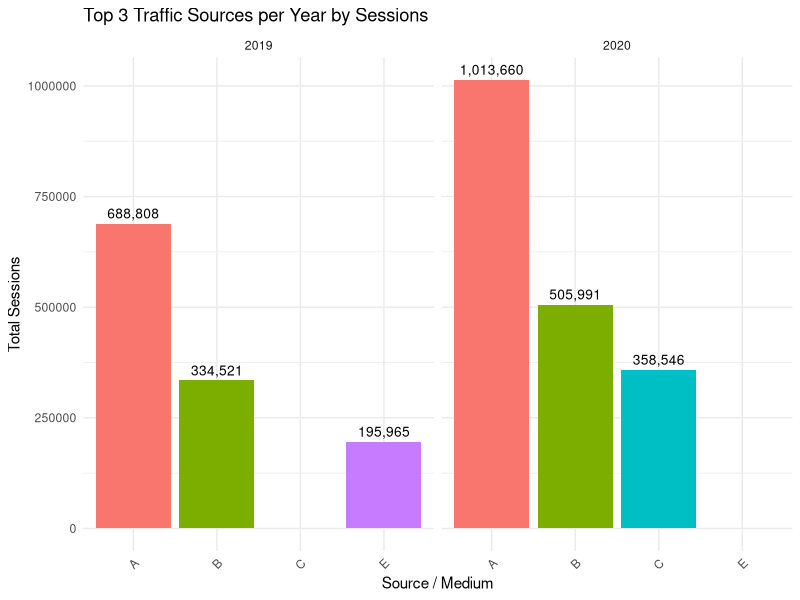
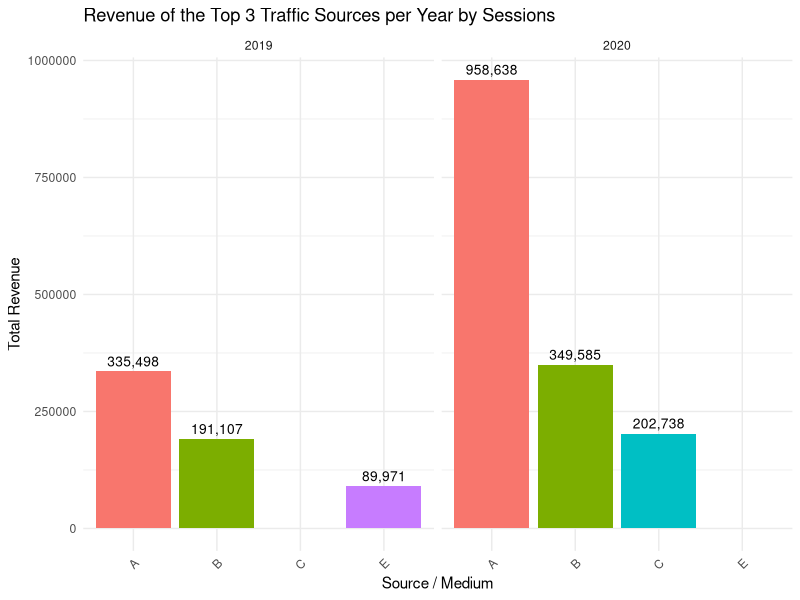
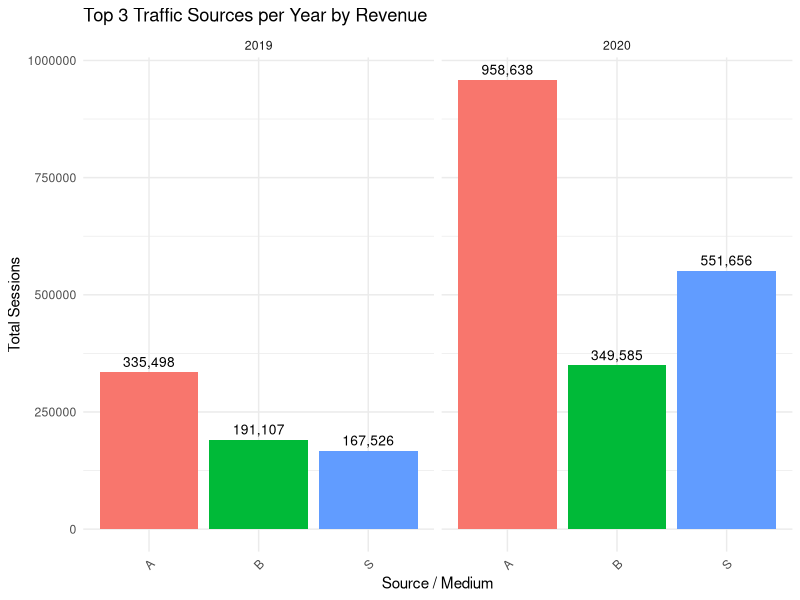
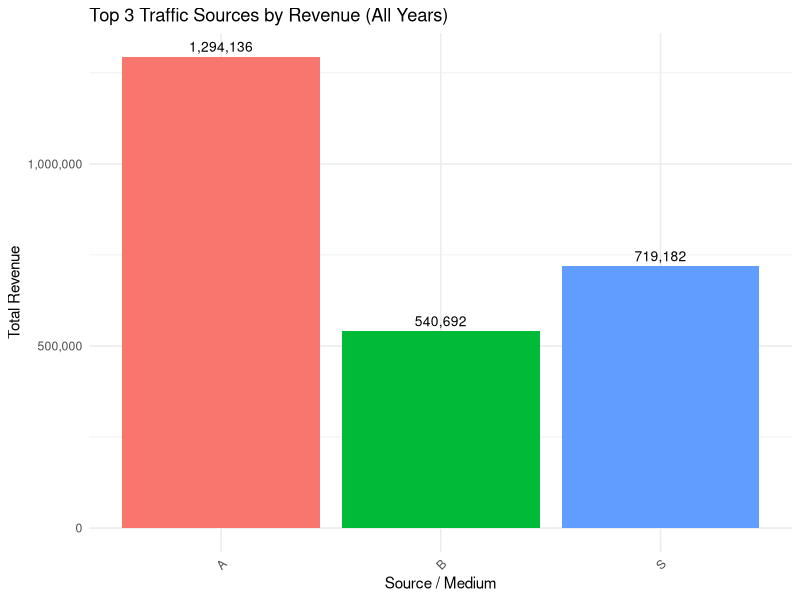
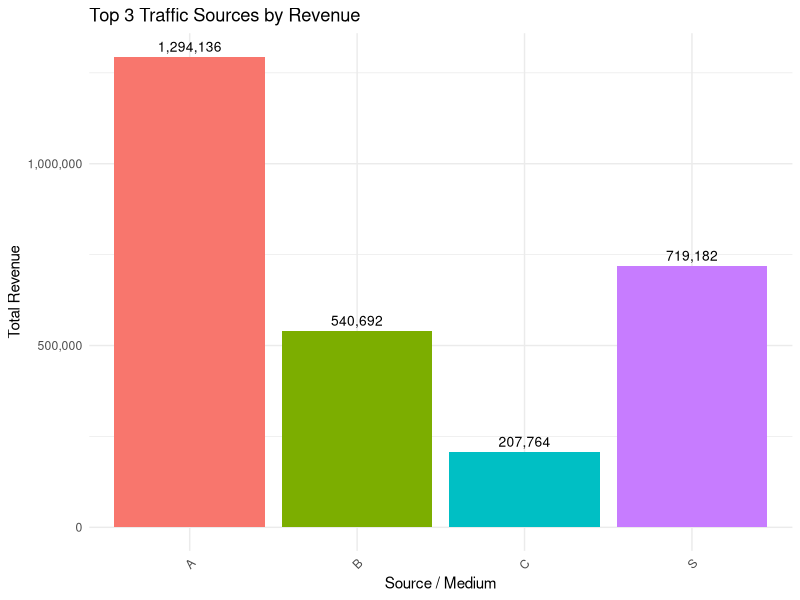
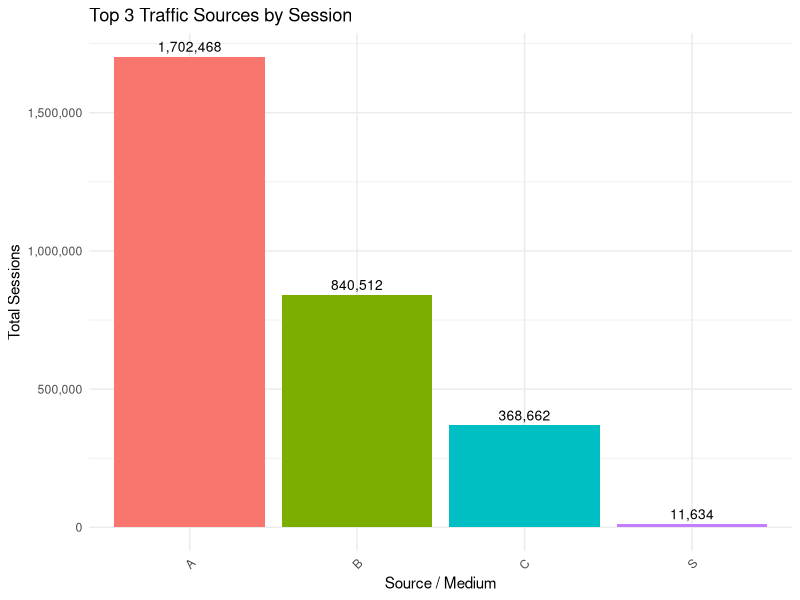

Write the R code that produced these figures, in order. (Note: this script raises an error after producing the figures.)
## ---- chunk 1
library(readr)
library(dplyr)
library(ggplot2)
library(tidyr)
library(skimr)

library(knitr) # For better table
library(lubridate) # Task 1B test
library(scales)
## ---- chunk 2
df <- read_csv("../data/Web Analytic_Dataset.csv")
# df <- read.csv("../data/Web Analytic_Dataset.csv") # doesn't clean data
df
## ---- chunk 3
cat("The dimension of dataset: number of columns", ncol(df), "number of rows: ", nrow((df)))
## ---- chunk 4
str(df) # Structure of dataset
## ---- chunk 5
sapply(df,class)
## ---- chunk 6
colSums(is.na(df))
## ---- chunk 7
any(duplicated(df))
## ---- chunk 8
df_clean_task_one <- df %>%
  mutate(
    Revenue = as.numeric(gsub(",", "", Revenue)),
    Sessions = as.numeric(gsub(",", "", Sessions)),
    `Conversion Rate (%)` = gsub("<", "", `Conversion Rate (%)`),         # Remove < symbol
    `Conversion Rate (%)` = as.numeric(gsub("%", "", `Conversion Rate (%)`)),
    `Bounce Rate` = as.numeric(gsub("%", "", `Bounce Rate`))
  )
## ---- chunk 9
str(df_clean_task_one)
## ---- chunk 10
top3_dual <- df_clean_task_one %>%
  group_by(Year, `Source / Medium`) %>%
  summarise(
    Total_Sessions = sum(Sessions, na.rm = TRUE),
    Total_Revenue = sum(Revenue, na.rm = TRUE),
    .groups = "drop"
  ) %>%
  group_by(Year) %>%
  slice_max(Total_Sessions, n = 3) %>%
  ungroup()
## ---- chunk 11
# Plot
top3_sessions <- top3_dual %>%
  select(Year, `Source / Medium`, Total_Sessions, Total_Revenue)

ggplot(top3_sessions, aes(x = `Source / Medium`, y = Total_Sessions, fill = `Source / Medium`)) +
  geom_col(show.legend = FALSE) +
  geom_text(aes(label = scales::comma(Total_Sessions)), 
            vjust = -0.5, size = 3.5) +
  facet_wrap(~ Year) +
  labs(
    title = "Top 3 Traffic Sources per Year by Sessions",
    x = "Source / Medium",
    y = "Total Sessions"
  ) +
  theme_minimal() +
  theme(axis.text.x = element_text(angle = 45, hjust = 1))

ggplot(top3_sessions, aes(x = `Source / Medium`, y = Total_Revenue, fill = `Source / Medium`)) +
  geom_col(show.legend = FALSE) +
  geom_text(aes(label = scales::comma(Total_Revenue)), # label hien data len
            vjust = -0.5, size = 3.5) +
  facet_wrap(~ Year) +
  labs(
    title = "Revenue of the Top 3 Traffic Sources per Year by Sessions",
    x = "Source / Medium",
    y = "Total Revenue"
  ) +
  theme_minimal() +
  theme(axis.text.x = element_text(angle = 45, hjust = 1))

## ---- chunk 12
top3_dual <- df_clean_task_one %>%
  group_by(Year, `Source / Medium`) %>%
  summarise(
    Total_Sessions = sum(Sessions, na.rm = TRUE),
    Total_Revenue = sum(Revenue, na.rm = TRUE),
    .groups = "drop"
  ) %>%
  group_by(Year) %>%
  slice_max(Total_Revenue, n = 3) %>%
  ungroup()

top3_revenue <- top3_dual %>%
  select(Year, `Source / Medium`, Total_Sessions, Total_Revenue)

ggplot(top3_revenue , aes(x = `Source / Medium`, y = Total_Revenue, fill = `Source / Medium`)) +
  geom_col(show.legend = FALSE) +
  facet_wrap(~ Year) +
  geom_text(aes(label = scales::comma(Total_Revenue)), 
            vjust = -0.5, size = 3.5) +
  labs(
    title = "Top 3 Traffic Sources per Year by Revenue",
    x = "Source / Medium",
    y = "Total Sessions"
  ) +
  theme_minimal() +
  theme(axis.text.x = element_text(angle = 45, hjust = 1))
## ---- chunk 13
top3_revenue_all_time <- df_clean_task_one %>%
  group_by(`Source / Medium`) %>%
  summarise(Total_Revenue = sum(Revenue, na.rm = TRUE), .groups = "drop") %>%
  slice_max(Total_Revenue, n = 3) %>%
  ungroup()

ggplot(top3_revenue_all_time, aes(x = `Source / Medium`, y = Total_Revenue, fill = `Source / Medium`)) +
  geom_col(show.legend = FALSE) +
  geom_text(aes(label = scales::comma(Total_Revenue)), vjust = -0.5, size = 3.5) +
  scale_y_continuous(labels = comma) +
  labs(
    title = "Top 3 Traffic Sources by Revenue (All Years)",
    x = "Source / Medium",
    y = "Total Revenue"
  ) +
  theme_minimal() +
  theme(axis.text.x = element_text(angle = 45, hjust = 1))
## ---- chunk 14

# Step 1: Summarise the data
summary_table <- df_clean_task_one %>%
  group_by(`Source / Medium`) %>%
  summarise(
    Total_Sessions = sum(Sessions, na.rm = TRUE),
    Total_Revenue = sum(Revenue, na.rm = TRUE),
    .groups = "drop"
  )

# Step 2: Get top 3 by revenue
top3_revenue <- summary_table %>%
  slice_max(Total_Revenue, n = 3) %>%
  mutate(Type = "Top Revenue")

# Step 3: Get top 3 by sessions
top3_sessions <- summary_table %>%
  slice_max(Total_Sessions, n = 3) %>%
  mutate(Type = "Top Sessions")

# Step 4: Combine both tables
top3_combined <- bind_rows(top3_revenue, top3_sessions)

# Optional: Remove duplicates (if a source appears in both)
top3_combined_unique <- top3_combined %>%
  distinct(`Source / Medium`, .keep_all = TRUE)


top3_dual <- df_clean_task_one %>%
  group_by(`Source / Medium`) %>%
  summarise(
    Total_Sessions = sum(Sessions, na.rm = TRUE),
    Total_Revenue = sum(Revenue, na.rm = TRUE),
    .groups = "drop"
  ) %>%
  slice_max(Total_Revenue, n = 3) %>%
  ungroup()

top3_revenue <- top3_combined_unique %>%
  select(`Source / Medium`, Total_Sessions, Total_Revenue)

ggplot(top3_revenue , aes(x = `Source / Medium`, y = Total_Revenue, fill = `Source / Medium`)) +
  geom_col(show.legend = FALSE) +
  scale_y_continuous(labels = comma) +
  geom_text(aes(label = scales::comma(Total_Revenue)), 
            vjust = -0.5, size = 3.5) +
  labs(
    title = "Top 3 Traffic Sources by Revenue",
    x = "Source / Medium",
    y = "Total Revenue"
  ) +
  theme_minimal() +
  theme(axis.text.x = element_text(angle = 45, hjust = 1))

ggplot(top3_revenue , aes(x = `Source / Medium`, y = Total_Sessions, fill = `Source / Medium`)) +
  geom_col(show.legend = FALSE) +
  scale_y_continuous(labels = comma) +
  geom_text(aes(label = scales::comma(Total_Sessions)), 
            vjust = -0.5, size = 3.5) +
  labs(
    title = "Top 3 Traffic Sources by Session",
    x = "Source / Medium",
    y = "Total Sessions"
  ) +
  theme_minimal() +
  theme(axis.text.x = element_text(angle = 45, hjust = 1))
## ---- chunk 15
conversion_by_device <- df_clean_task_one %>%
  group_by(Year, `Month of the year`, `Source / Medium`) %>%
  summarise(
    Conversion = `Conversion Rate (%)`,
    Total_Sessions = sum(Sessions, na.rm = TRUE),
    Total_Revenue = sum(Revenue, na.rm = TRUE),
    .groups = "drop"
  )
## ---- chunk 16
device_summary <- df_clean_task_one %>%
  group_by(`Source / Medium`) %>%
  summarise(`Total Users` = sum(Users, na.rm=TRUE),
            `Total New Users` = sum(`New Users`, na.rm=TRUE))

print(device_summary)

# knitr::kable(device_summary, caption = "Total Users and New Users by Device")
## ---- chunk 17
ggplot(device_summary_long, aes(x = `Source / Medium`, y = Count, fill = Type)) +
  geom_bar(stat = "identity", position = position_dodge(width = 0.8), width = 0.7) +
  scale_y_continuous(labels = comma) +
  scale_fill_manual(values = c("Total Users" = "#1f77b4", "Total New Users" = "#2ca02c")) +
  labs(
    title = "Total Users and New Users by Device",
    subtitle = "Grouped by Source / Medium",
    x = "Device (Source / Medium)",
    y = "Number of Users",
    fill = "User Type"
  ) +
  theme_minimal() +
  theme(
    axis.text.x = element_text(angle = 45, hjust = 1, size = 10),
    plot.title = element_text(face = "bold", size = 16),
    plot.subtitle = element_text(size = 12),
    legend.position = "top"
  )

## ---- chunk 18
kable(conversion_by_device, caption = "Conversion Rate by 'Device' (Source/Medium) per Month and Year")
## ---- chunk 19
ggplot(conversion_by_device, aes(x = factor(`Month of the year`), y = Conversion, fill = `Source / Medium`)) +
  geom_col(position = "dodge") +
  facet_wrap(~ Year) +
  labs(
    title = "Average Conversion Rate by Device per Month and Year",
    x = "Month",
    y = "Conversion Rate (%)",
    fill = "Device"
  ) +
  theme_minimal() +
  theme(axis.text.x = element_text(angle = 0))
## ---- chunk 20
month_coverage <- df_clean_task_one %>%
  group_by(`Source / Medium`) %>%
  summarise(Month_Count = n_distinct(`Month of the year`), .groups = "drop") %>%
  filter(Month_Count == 12)

month_coverage

df_filtered <- df_clean_task_one %>%
  semi_join(month_coverage, by = "Source / Medium") %>%
  mutate(
    Month_Name = factor(
      month.name[as.integer(`Month of the year`)],
      levels = month.name
    ),
    YearMonth = paste(Year, Month_Name, sep = "-")
  ) %>%
  arrange(`Source / Medium`, Year, as.integer(`Month of the year`))

conversion_table <- df_filtered %>%
  select(`Source / Medium`, Year, Month_Name, `Conversion Rate (%)`)


kable(conversion_table, 
      caption = "Conversion Rates, Sessions, and Revenue by Device, Year, and Month",
      col.names = c("Device", "Year", "Month", "Conversion Rate (%)"))
## ---- chunk 21
ggplot(df_filtered, aes(x = YearMonth, y = `Conversion Rate (%)`, group = `Source / Medium`, color = `Source / Medium`)) +
  geom_line(size = 1) +
  geom_point(size = 3) +  # Put point directly on the line
  theme_minimal() +
  labs(
    title = "Conversion Rate by Device Over Time",
    subtitle = "Timeline: September 2019 to August 2020 (Devices with Full 12-Month Coverage)",
    x = "Month-Year",
    y = "Conversion Rate (%)"
  ) +
  theme(
    axis.text.x = element_text(angle = 45, hjust = 1, size = 9),
    plot.title = element_text(face = "bold", size = 16),
    plot.subtitle = element_text(size = 12),
    legend.position = "top",
    legend.title = element_text(size = 12),
    legend.text = element_text(size = 10),
    panel.grid.minor = element_blank()
  )
## ---- chunk 22
df_filtered <- df_clean_task_one %>%
  mutate(
    Month_Name = factor(
      month.name[as.integer(`Month of the year`)],
      levels = month.name
    ),
    YearMonth = paste(Year, Month_Name, sep = "-")
  ) %>%
  arrange(`Source / Medium`, Year, as.integer(`Month of the year`))

# Calculate average conversion rate per device and select top 5
top_devices <- df_filtered %>%
  group_by(`Source / Medium`) %>%
  summarise(Avg_Conversion_Rate = mean(`Conversion Rate (%)`, na.rm = TRUE), .groups = "drop") %>%
  arrange(desc(Avg_Conversion_Rate)) %>%
  slice_head(n = 5)

# Print top 5 devices for verification
print(top_devices)

# Filter data for top 5 devices
df_top5 <- df_filtered %>%
  filter(`Source / Medium` %in% top_devices$`Source / Medium`)


## ---- chunk 23
ggplot(df_top5, aes(x = YearMonth, y = `Conversion Rate (%)`, group = `Source / Medium`, color = `Source / Medium`)) +
  geom_line(size = 1) +
  geom_point(size = 3) +
  theme_minimal() +
  labs(
    title = "Conversion Rate by Top 5 Devices Over Time",
    subtitle = "Timeline: September 2019 to August 2020",
    x = "Month-Year",
    y = "Conversion Rate (%)"
  ) +
  theme(
    axis.text.x = element_text(angle = 45, hjust = 1, size = 9),
    plot.title = element_text(face = "bold", size = 16),
    plot.subtitle = element_text(size = 12),
    legend.position = "top",
    legend.title = element_text(size = 12),
    legend.text = element_text(size = 10),
    panel.grid.minor = element_blank()
  )
## ---- chunk 24
df_relationship <- df_clean_task_one %>%
  select(`Bounce Rate`, `Conversion Rate (%)`, Revenue, Transactions)

cor_matrix <- round(cor(df_relationship, use = "complete.obs"), 2)

cor_df <- as.data.frame(cor_matrix) %>%
  mutate(Var1 = rownames(.)) %>%
  pivot_longer(cols = -Var1, names_to = "Var2", values_to = "Correlation")

cor_matrix
cor_df
## ---- chunk 25
ggplot(cor_df, aes(x = Var1, y = Var2, fill = Correlation)) +
  geom_tile(color = "white") +
  geom_text(aes(label = Correlation), color = "black", size = 4) +
  scale_fill_gradient2(low = "red", mid = "white", high = "green",
                       midpoint = 0, limit = c(-1, 1), space = "Lab",
                       name = "Correlation") +
  labs(title = "Heatmap: Bounce Rate vs Conversion, Transactions, Revenue",
       x = "", y = "") +
  theme_minimal() +
  theme(axis.text.x = element_text(angle = 45, hjust = 1))


## ---- chunk 26
ggplot(df_clean_task_one, aes(x = Transactions, y = Revenue)) +
  geom_point(alpha = 0.6) +
  geom_smooth(method = "lm", se = FALSE, color = "green") +
  labs(title = "Transaction vs Revenue",
       x = "Transaction", y = "Revenue") +
  theme_minimal()
## ---- chunk 27
ggplot(df_clean_task_one, aes(x = `Conversion Rate (%)`, y = Revenue)) +
  geom_point(alpha = 0.6) +
  geom_smooth(method = "lm", se = FALSE, color = "green") +
  labs(title = "Conversion Rate (%) vs Revenue",
       x = "Conversion Rate (%)", y = "Revenue") +
  theme_minimal()

ggplot(df_clean_task_one, aes(x = `Conversion Rate (%)`, y = Transactions)) +
  geom_point(alpha = 0.6) +
  geom_smooth(method = "lm", se = FALSE, color = "green") +
  labs(title = "Conversion Rate (%) vs Transactions",
       x = "Conversion Rate (%)", y = "Transactions") +
  theme_minimal()
## ---- chunk 28
ggplot(df_clean_task_one, aes(x = `Bounce Rate`, y = `Conversion Rate (%)`)) +
  geom_point(alpha = 0.6) +
  geom_smooth(method = "lm", se = FALSE, color = "red") +
  labs(title = "Bounce Rate vs Conversion Rate",
       x = "Bounce Rate (%)", y = "Conversion Rate (%)") +
  theme_minimal()
## ---- chunk 29
ggplot(df_clean_task_one, aes(x = `Bounce Rate`, y = Transactions)) +
  geom_point(alpha = 0.6) +
  geom_smooth(method = "lm", se = TRUE, color = "blue") +
  labs(title = "Bounce Rate vs Transactions",
       x = "Bounce Rate (%)", y = "Transactions") +
  theme_minimal()

ggplot(df_clean_task_one, aes(x = `Bounce Rate`, y = Revenue)) +
  geom_point(alpha = 0.6) +
  geom_smooth(method = "lm", se = FALSE, color = "blue") +
  labs(title = "Bounce Rate vs Revenue",
       x = "Bounce Rate (%)", y = "Revenue") +
  theme_minimal()
